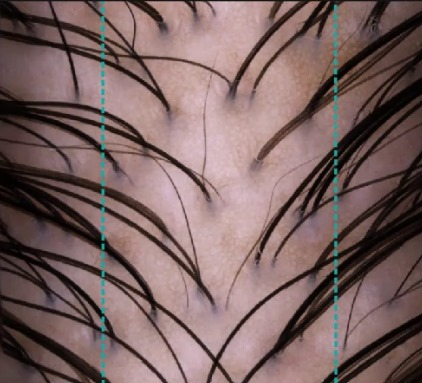
#> input picture your_image.jpg, 422 x 383 px
$ python index.py
#> lines starting #> are read from the running program, lines starting #| are printed output that depends on the picture; after the words box and inside, x2 and y2 are one past the last pixel; in counts of white or black regions, pixels touching at a corner belong together
import cv2
import numpy as np

img = cv2.imread('your_image.jpg')
#> img is the input picture: shape (383, 422, 3); mean B, G, R 97.6, 99.2, 122.9
gray = cv2.cvtColor(img, cv2.COLOR_BGR2GRAY)
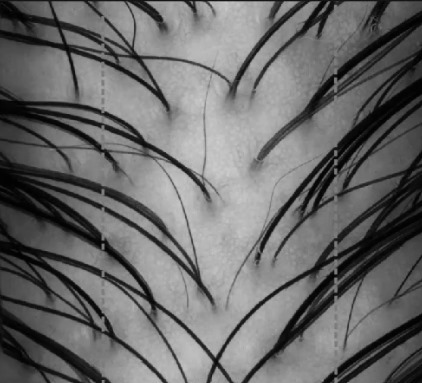
#> gray: shape (383, 422); min 0, max 204, mean 106.1
edges = cv2.Canny(gray, 50, 200, apertureSize=3)
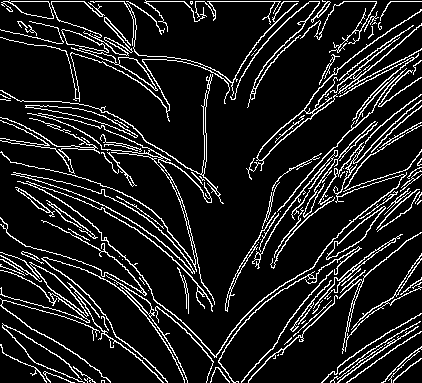
#> edges: shape (383, 422); 12% white in thin lines or dots
lines = cv2.HoughLinesP(edges, 1, np.pi/180, threshold=50, minLineLength=20, maxLineGap=1)
#> lines = 106 rows, first 6: [90, 1, 128, 1], [177, 322, 202, 347], [261, 160, 287, 134], [146, 1, 184, 1], [218, 353, 233, 329], [264, 145, 286, 123]
for line in lines:
    x1, y1, x2, y2 = line[0]
    cv2.line(img, (x1, y1), (x2, y2), (0, 255, 255), 2)
#> this loop made 106 passes
#> (x1, y1, x2, y2) on passes 1 to 12: (90, 1, 128, 1), (177, 322, 202, 347), (261, 160, 287, 134), (146, 1, 184, 1), (218, 353, 233, 329), (264, 145, 286, 123), (364, 153, 407, 110), (337, 86, 378, 52), (281, 135, 303, 118), (278, 210, 320, 161), (380, 59, 421, 24), (290, 329, 321, 290)
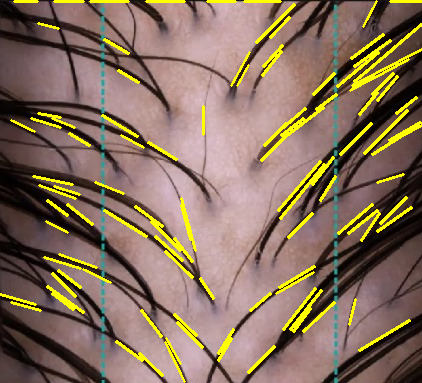
#> img: shape (383, 422, 3); 7.46% of pixels changed, all inside (x1, y1, x2, y2) = (0, 0, 422, 383)

cv2.imshow('image', img)
cv2.waitKey(0)
cv2.destroyAllWindows()

$ run again, with Circle.jpg copied over your_image.jpg
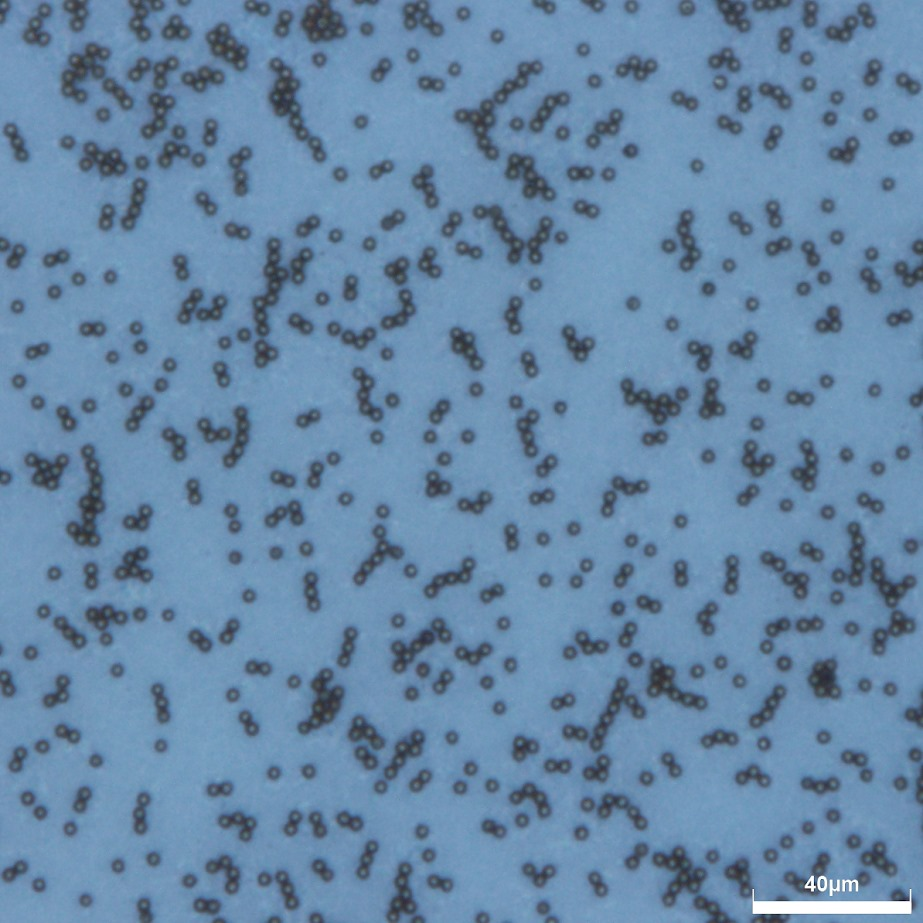
#> input picture Circle.jpg, 923 x 923 px
#> img is the input picture: shape (923, 923, 3); mean B, G, R 167.8, 136.4, 103.5
#> `edges = cv2.Canny(gray, 50, 200, apertureSize=3)`:
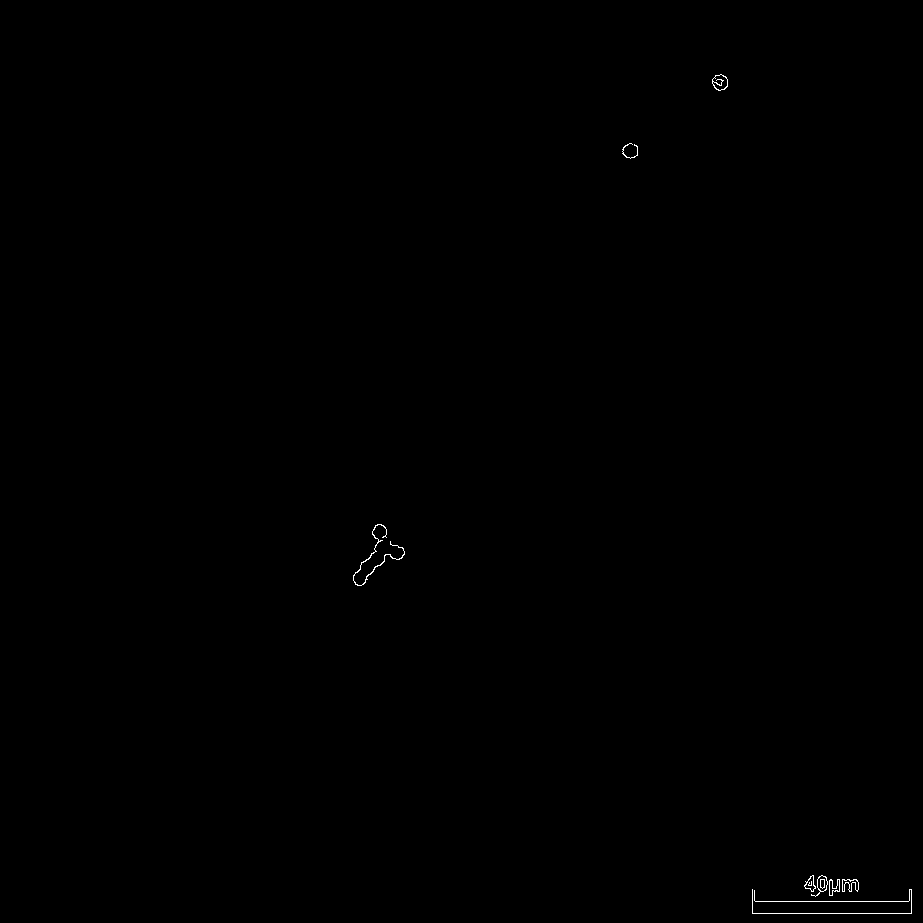
#> edges: shape (923, 923); 0.12% white in thin lines or dots, all inside (x1, y1, x2, y2) = (353, 74, 912, 914)
#> lines = [[752, 913, 911, 913], [755, 901, 908, 901]]
#> the loop `for line in lines:` made 2 passes
#> after the loop `for line in lines:`:
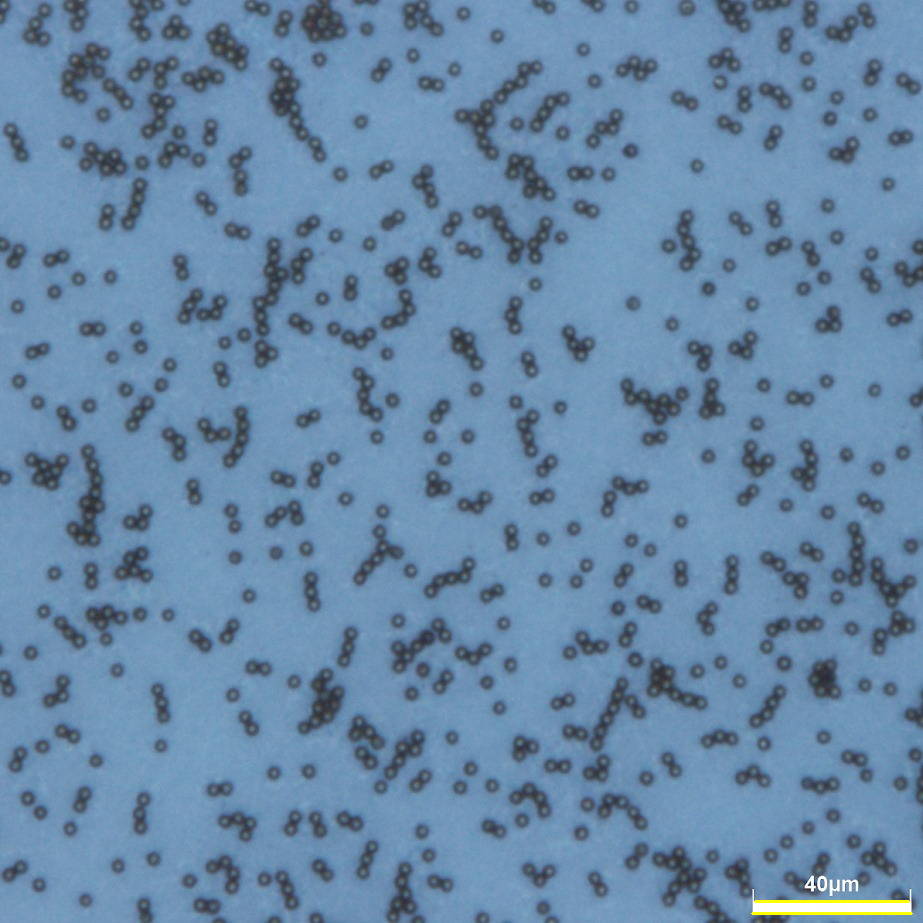
#> img: shape (923, 923, 3); 0.11% of pixels changed, all inside (x1, y1, x2, y2) = (751, 900, 913, 915)

$ run again, with image1.jpg copied over your_image.jpg
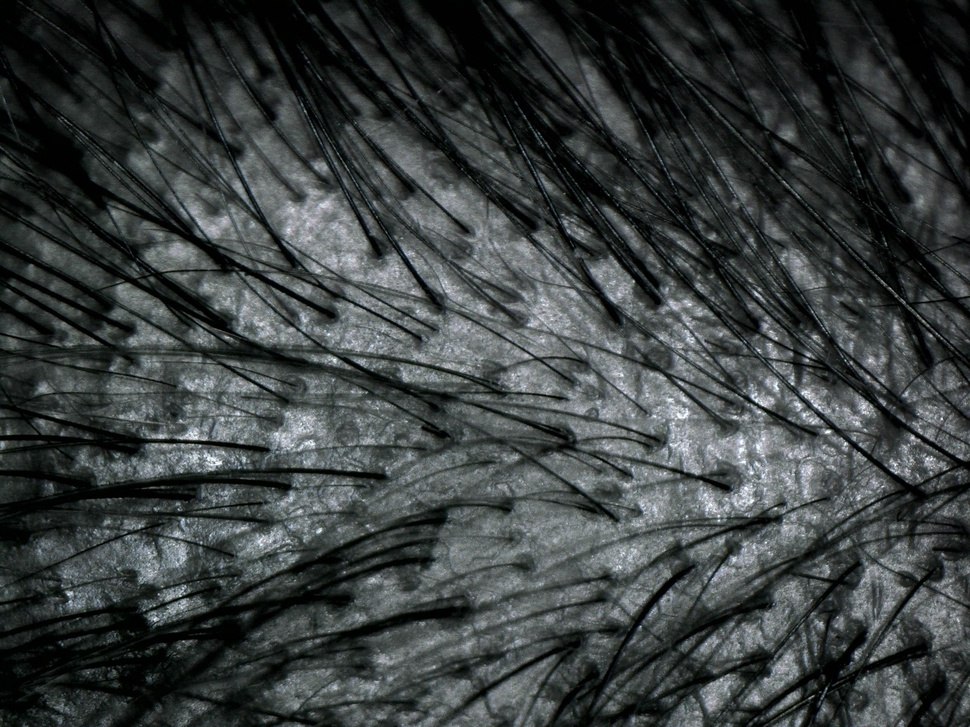
#> input picture image1.jpg, 970 x 727 px, shrunk from 2592 x 1944 before the run
#> img is the input picture: shape (727, 970, 3); mean B, G, R 63, 63.2, 57.9
#> `edges = cv2.Canny(gray, 50, 200, apertureSize=3)`:
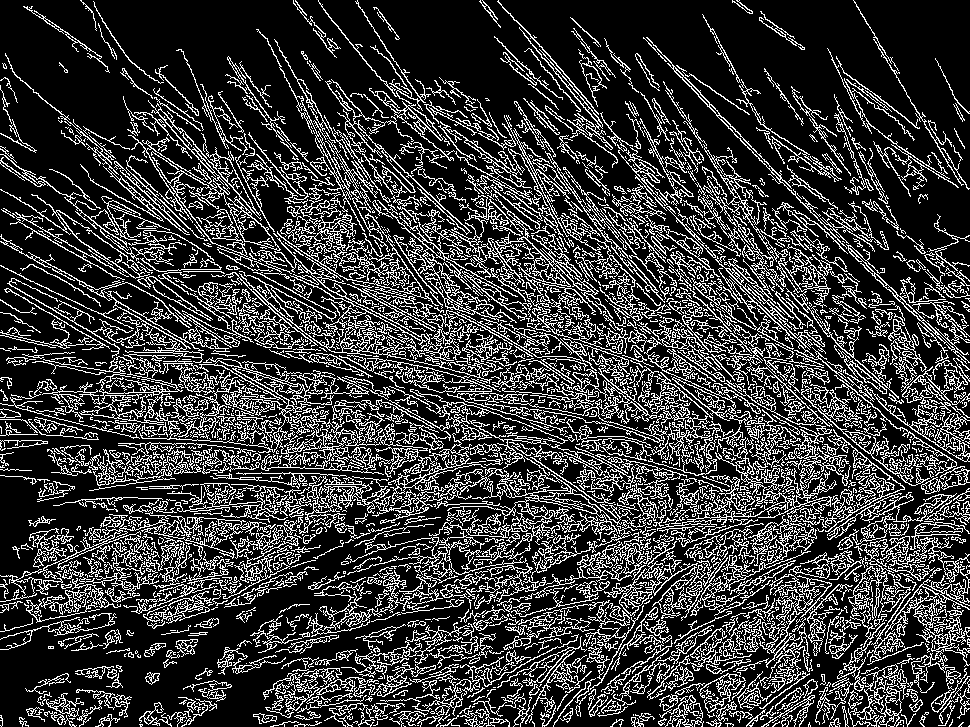
#> edges: shape (727, 970); 22.8% white in thin lines or dots
#> lines = 89 rows, first 6: [55, 563, 77, 552], [325, 287, 386, 317], [543, 173, 568, 198], [345, 363, 368, 374], [571, 457, 594, 469], [443, 391, 491, 391]
#> the loop `for line in lines:` made 89 passes
#> after the loop `for line in lines:`:
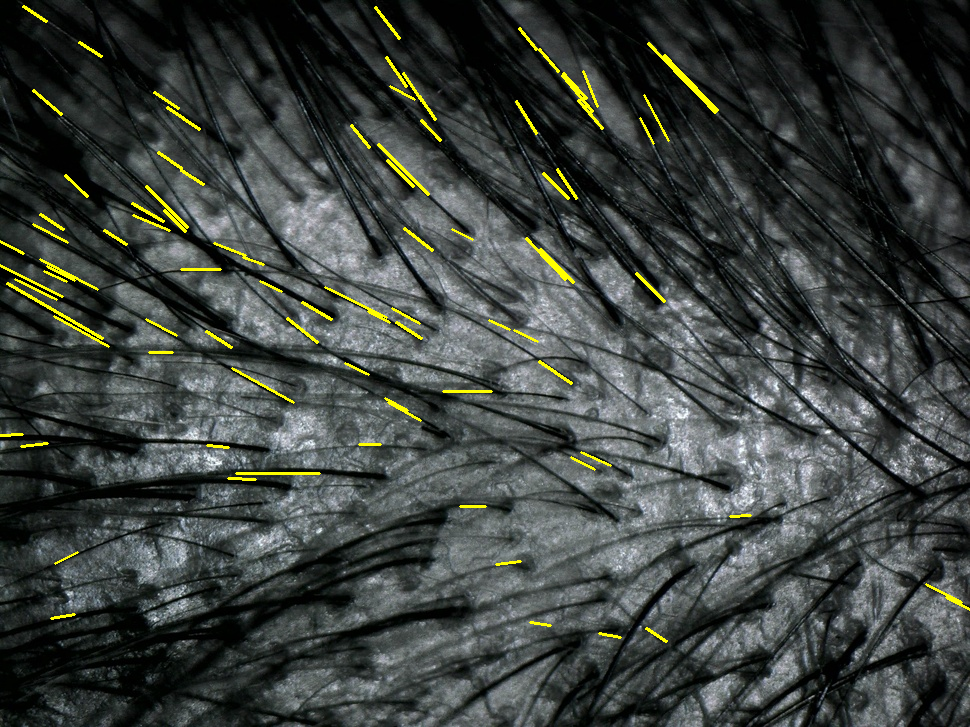
#> img: shape (727, 970, 3); 1.46% of pixels changed, all inside (x1, y1, x2, y2) = (0, 5, 970, 643)
